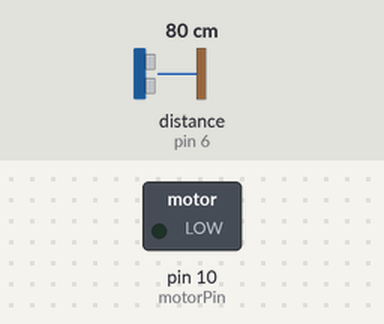
Recording of a sketch running on a simulated Arduino Uno, built with avr-gcc and run on an emulated ATmega328P. On the bench: switched loads named in the sketch (green lamp = pin HIGH). Wiring (inferred from the names in the program): ultrasonic range finder: trigger pin 7; echo pin 6. The test bench sets the inputs (shaded band); at power-on: distance to the obstacle (sensor on pin 6) 80 cm. The echo pulse lasts 58.3 µs per cm; pins used as bus, display or sensor lines are not drawn.

Above: at 1.2 s.
1.3 s: distance to the obstacle (sensor on pin 6) set to 66 cm
2.8 s: distance to the obstacle (sensor on pin 6) set to 59 cm
At 4.0 s:
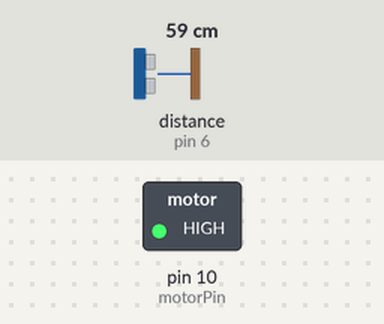
4.3 s: distance to the obstacle (sensor on pin 6) set to 120 cm
At 5.4 s:
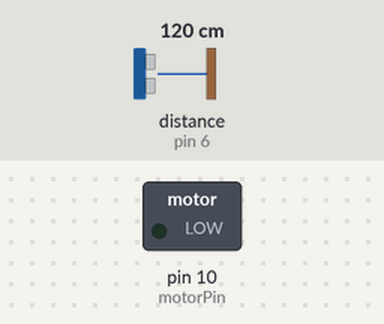
5.8 s: distance to the obstacle (sensor on pin 6) set to 2 cm
At 6.3 s:
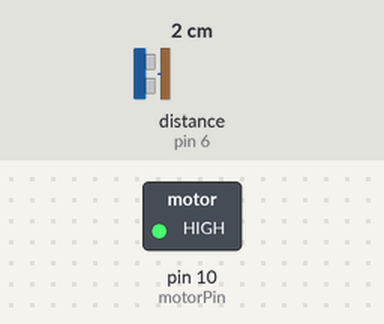
Timing chart, 0 to 8.3 s (numbered marks = the images above; inputs shaded):
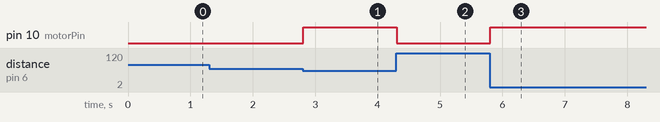

Measured:
- the behaviour switches between 63 and 62 cm on distance to the obstacle (sensor on pin 6) (found by bisection; images 0 and 1)
- after the input at 1.3 s, every drawn part: stays the same
- after the input at 2.8 s, pin 10 (motorPin): LOW → HIGH at once
- after the input at 4.3 s, pin 10 (motorPin): HIGH → LOW at once
- after the input at 5.8 s, pin 10 (motorPin): LOW → HIGH at once

The sketch:

wireless_fan.ino
```cpp
/*
  Wireless Automatic Fan
  2024 CSUB Summer Research Program
  Damian Delgado Ayon & Diego Excontitta

  A battery-powered fan that switches on when an ultrasonic sensor
  detects a person or object within about 2 feet (61 cm), and switches
  off again when nothing is in range.

  Hardware: Arduino Uno R3, ultrasonic distance sensor, L298N motor
  driver, 12V DC motor, dual battery holder, 3D-printed fan blade
  and holder (designed in OnShape).
*/

const int triggerPin = 7;   // Ultrasonic sensor TRIG pin
const int echoPin    = 6;   // Ultrasonic sensor ECHO pin
const int motorPin   = 10;  // L298N input that switches the DC motor on/off

const int TRIGGER_DISTANCE_CM = 61;  // Turn the fan on within ~2 feet

void setup() {
  pinMode(triggerPin, OUTPUT);
  pinMode(echoPin, INPUT);
  pinMode(motorPin, OUTPUT);
}

void loop() {
  // Send a 10-microsecond pulse to start an ultrasonic measurement
  digitalWrite(triggerPin, LOW);
  delayMicroseconds(2);
  digitalWrite(triggerPin, HIGH);
  delayMicroseconds(10);
  digitalWrite(triggerPin, LOW);

  // Time how long the echo takes to come back (in microseconds)
  long duration = pulseIn(echoPin, HIGH);

  // Convert to distance: sound travels ~0.034 cm per microsecond,
  // and the pulse goes out and back, so divide by 2
  int distance = duration * 0.034 / 2;

  // Run the fan while something is within range
  if (distance <= TRIGGER_DISTANCE_CM) {
    digitalWrite(motorPin, HIGH);  // Fan on
  } else {
    digitalWrite(motorPin, LOW);   // Fan off
  }
}
```
